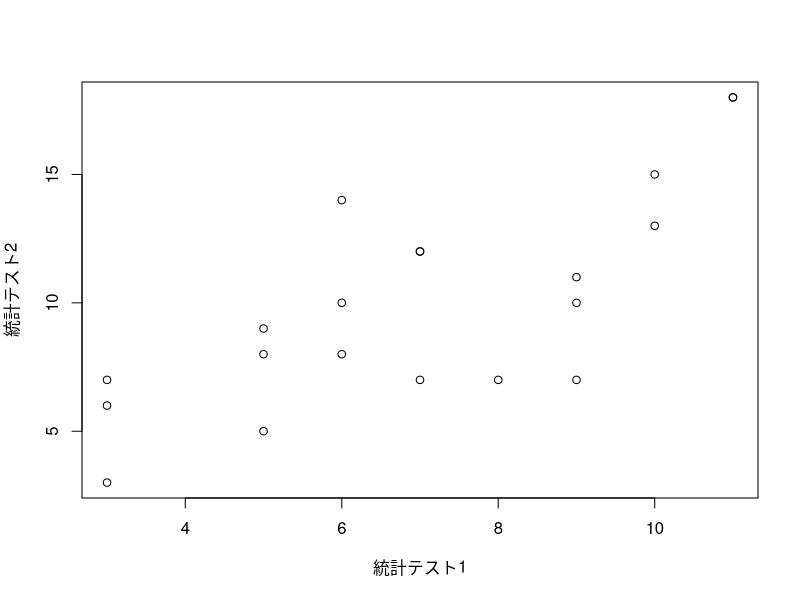

Recreate this plot in R.
## =====================================

## 第3章

## =====================================

## =====================================

## 3.4 散布図

## =====================================

統計テスト1 <- c(6, 10, 6, 10, 5, 3, 5, 9, 3, 3, 11, 6, 11, 9, 7, 5, 8, 7, 7, 9)
統計テスト2 <- c(10, 13, 8, 15, 8, 6, 9, 10, 7, 3, 18, 14, 18, 11, 12, 5, 7, 12, 7, 7)

plot(統計テスト1, 統計テスト2)
